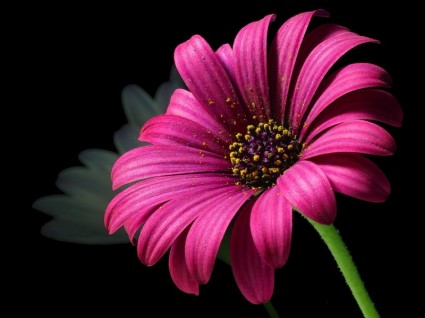
%> input picture Assign3/Problem 1/flower1.jpg, 425 x 318 px
$ octave Problem.m   (GNU Octave 9; MATLAB toolbox functions it lacks are replaced by stand-ins)
%> lines starting %> are read from the running program, lines starting %| are printed output that depends on the picture; in (x1, y1, x2, y2) boxes, pixels count from 0 and x2, y2 are one past the last pixel; in counts of white or black regions, pixels touching at a corner belong together; the program's own positions count from 1
### Assign3/Problem 1/gauss_lowpass.m
function [out] = gauss_lowpass(In)
% function to implement the gaussian low pass filter.
[P , Q] = size(In);
D0 = sum(sum(In))/(P*Q);
D0
% out = In;
H = zeros(P,Q);
for i = 1:P
    for j = 1:Q
        D = (i-P/2)^2 + (j-Q/2)^2;
        D = sqrt(D);
        H(i,j) = exp((-1)*(D^2) / 2*(D0^2));
    end
end
out = H.*In;
end

### Assign3/Problem 1/Problem.m
% Script for Problem 1
I = imread('flower1.jpg');
%> I is the input picture: size 318x425x3 uint8; mean R, G, B 66.2, 21.8, 41.3
I = rgb2gray(I);
%> I: size 318x425 uint8
J = imread('flower2.jpg');
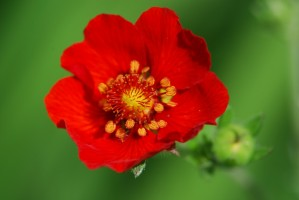
%> input picture Assign3/Problem 1/flower2.jpg, 299 x 200 px
%> J is the input picture: size 200x299x3 uint8; mean R, G, B 112.7, 84, 27.5
J = rgb2gray(J);
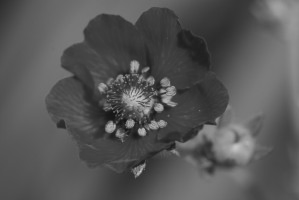
%> J: size 200x299 uint8; min 20, max 209, mean 86.1
figure, imshow(I); title('Original image1');
% figure, imshow(J); title('Original image2');
Inoise = imnoise(I,'gauss',0,0.2);
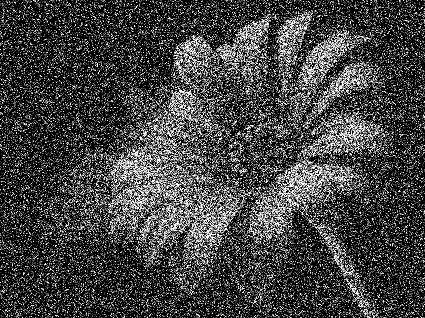
%> Inoise: size 318x425 uint8; min 0, max 255, mean 67.9
%figure, imshow(Inoise); title('Image1 with Gaussian noise');
% Jnoise = imnoise(J,'gauss',0,0.2);
% figure, imshow(Jnoise); title('Image2 with Gaussian noise');
% Filtering in frequency domain begins here Lecture #22
[M,N] = size(I);
%> M = 318; N = 425
if M > N
    P = M;
else
    P = N;
%> P = 425
end
% We chose P to be max of the dimension M/N of the input image.
Ipadded = zeros(P,P);
% P = 2*M;
% Q = 2*N;
% Ipadded = zeros(P,Q);
Ipadded(1:M,1:N) = I;
for i=1:P
    for j=1:P
        Ipadded(i,j) = (-1)^(i+j)*Ipadded(i,j);
    end
end
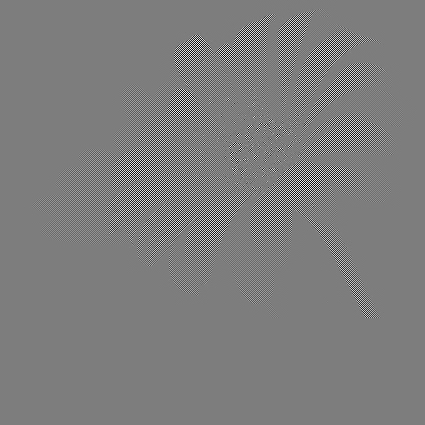
%> Ipadded: size 425x425 double; min -195, max 201, mean 0; drawn with min black and max white
Itr = fft2(Ipadded);
figure, imshow(Itr); title('Fourier spectrun of image1');
I2 = gauss_lowpass(Itr); % filtering using gaussian lowpass filter
I3 = real(ifft2(I2));
for i=1:P
    for j=1:P
        I3(i,j) = (-1)^(i+j)*I3(i,j);
%         if(I3(i,j)<0)
%             I3(i,j) = 0;
%         end
    end
end
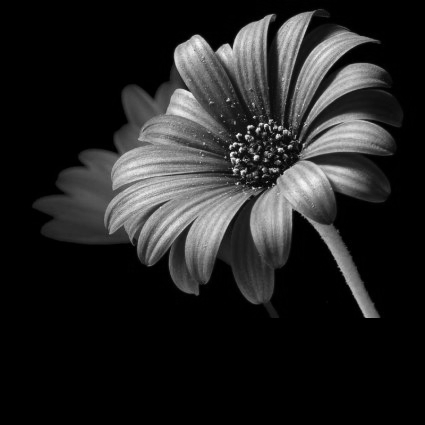
%> I3: size 425x425 double; min -9.35e-14, max 201, mean 27.9; drawn with min black and max white
Iout = I3(1:M,1:N);% applying the inverse fourier transform
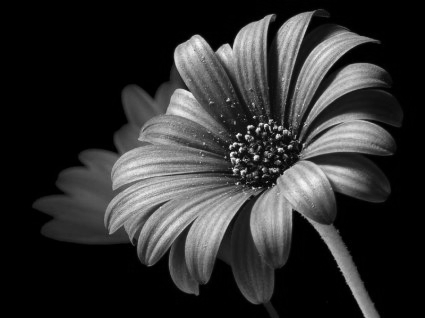
%> Iout: size 318x425 double; min -9.35e-14, max 201, mean 37.3; drawn with min black and max white
figure, imshow(Iout); title('After filtering');
%> after `imshow(Iout)`:
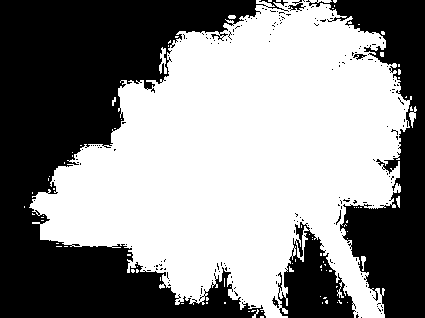
%> displayed picture: size 318x425, on the screen's scale of 0 to 255; 54.6% white; 194 black regions (187 under 20 px), largest, box (x1, y1, x2, y2) and area: (0, 0, 289, 318) 41942, (306, 0, 425, 318) 14753, (278, 222, 356, 318) 3994
% Jtr = fft(J);
% figure, imshow(Jtr); title('Fourier spectrun of image1');
% end
